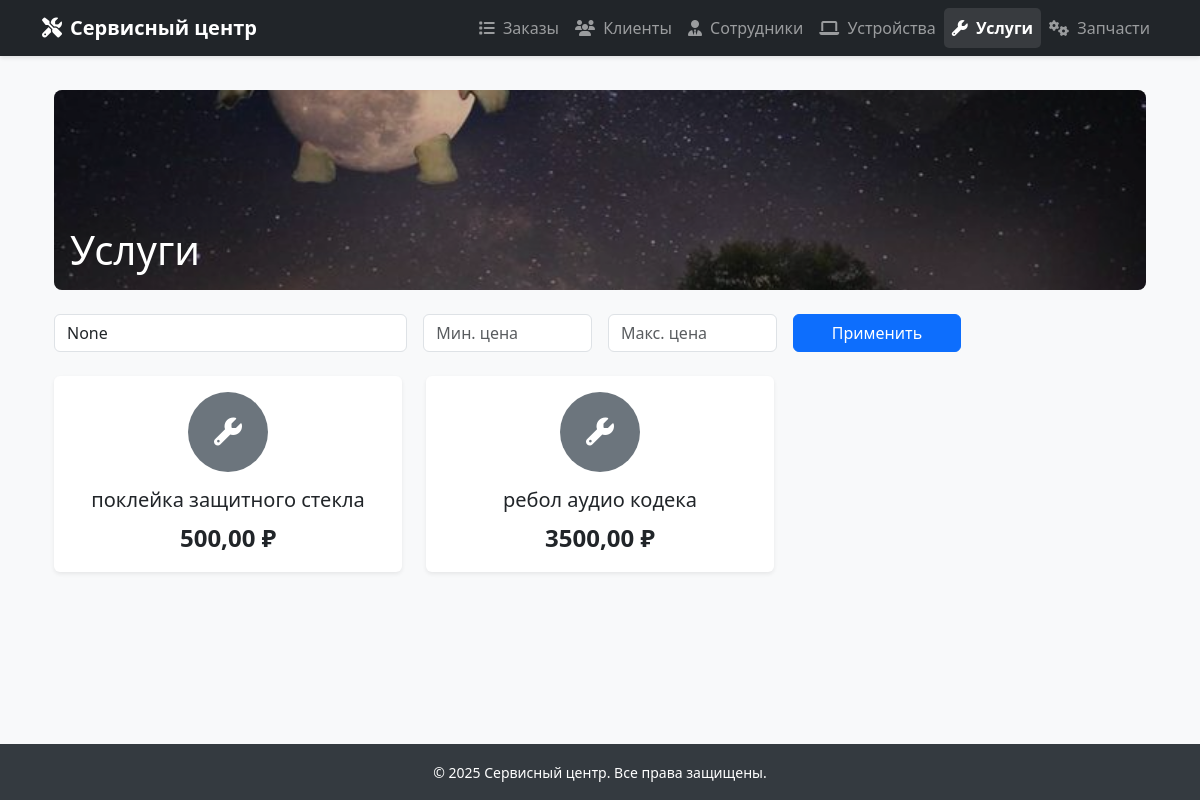
/services/, run on an earlier commit of the app's database.
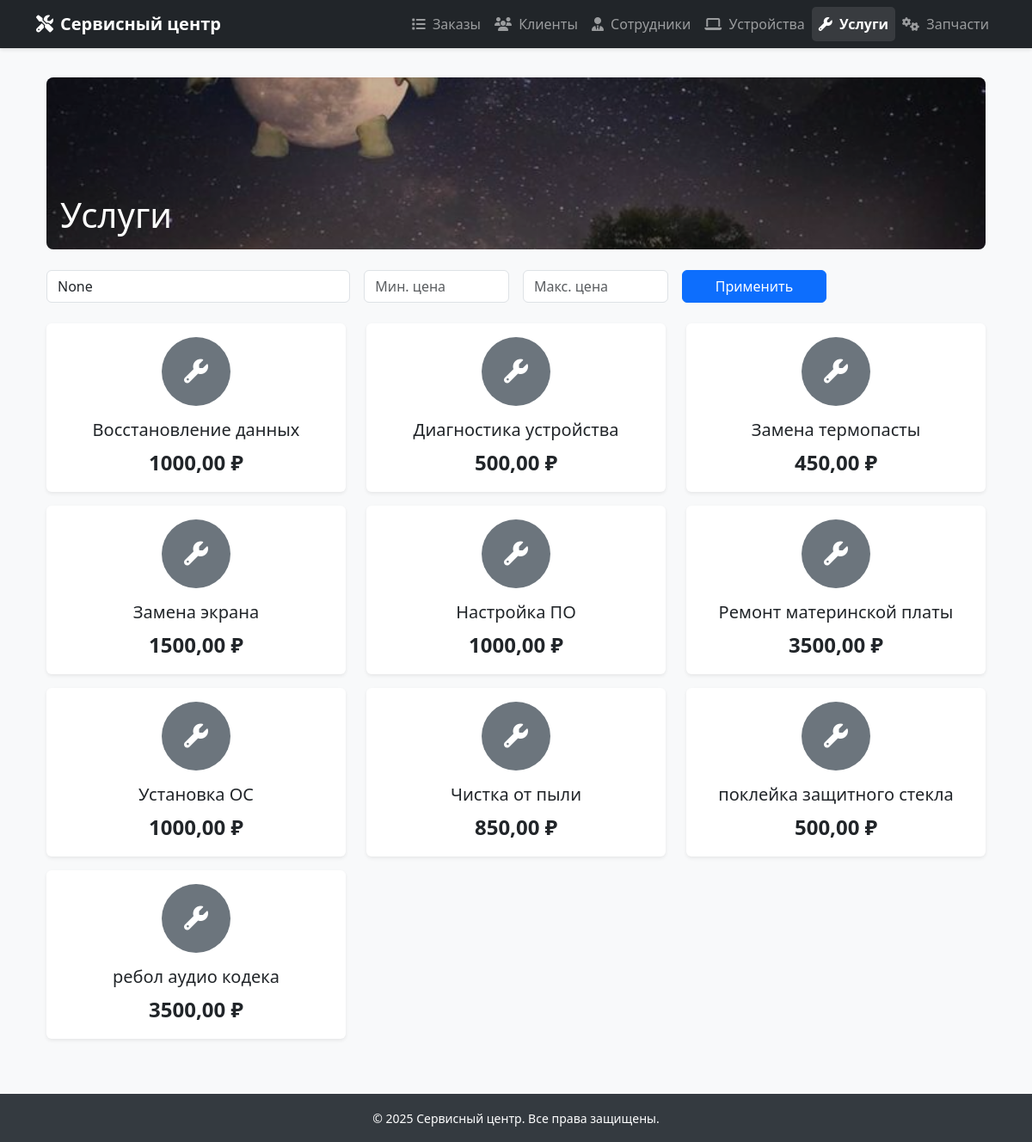
And on a later commit of the database.
### SAMserv/models.py (models this page shows, shortened)
class Service(models.Model):
    service_name = models.CharField('Услуга', max_length=100)
    service_cost = models.DecimalField('Цена', max_digits=10, decimal_places=2)

### SAMserv/views.py (the view)
# urls.py: path('services/', views.service_list, name='service-list'),
def service_list(request):
    query = request.GET.get('q')
    min_price = request.GET.get('min_price')
    max_price = request.GET.get('max_price')
    services = Service.objects.all().order_by('service_name')
    if query:
        services = services.annotate(
            service_name_lower=Lower('service_name')
        ).filter(
            service_name_lower__contains=query.lower()
        )
    if min_price:
        try:
            min_price = float(min_price)
            services = services.filter(service_cost__gte=min_price)
        except (ValueError, TypeError):
            pass
    if max_price:
        try:
            max_price = float(max_price)
            services = services.filter(service_cost__lte=max_price)
        except (ValueError, TypeError):
            pass
    return render(request, 'services/service_list.html', {
        'services': services,
        'query': query,
        'min_price': min_price,
        'max_price': max_price,
    })

### SAMserv/templates/services/service_list.html (shortened to what this page needs)
{% extends 'base.html' %}
{% load static %}
{% block content %}
<div class="container">
    <div class="position-relative mb-4" style="height: 200px; overflow: hidden; border-radius: 8px;">
        <img src="{% static 'SAMserv/images/services_bg.jpg' %}"
             class="w-100 h-100"
             style="object-fit: cover;"
             alt="Услуги">
        <div class="position-absolute top-0 start-0 w-100 h-100 bg-dark bg-opacity-25"></div>
        <div class="position-absolute bottom-0 start-0 text-white p-3">
            <h1 class="mb-0">Услуги</h1>
        </div>
    </div>
    <form method="get" class="mb-4">
        <div class="row g-3">
            <div class="col-md-4">
                <input type="text" name="q" class="form-control" placeholder="Поиск по названию услуги" value="{{ query }}">
            </div>
            <div class="col-md-2">
                <input type="number" name="min_price" class="form-control" placeholder="Мин. цена" value="{{ min_price }}">
            </div>
            <div class="col-md-2">
                <input type="number" name="max_price" class="form-control" placeholder="Макс. цена" value="{{ max_price }}">
            </div>
            <div class="col-md-2">
                <button type="submit" class="btn btn-primary w-100">Применить</button>
            </div>
        </div>
    </form>
    <div class="row">
        {% for s in services %}
        <div class="col-md-6 col-lg-4 mb-3">
            <div class="card h-100 border-0 shadow-sm">
                <div class="card-body text-center">
                    <div class="bg-secondary rounded-circle mx-auto mb-3 d-flex align-items-center justify-content-center" style="width: 80px; height: 80px;">
                        {% if s.service_name == 'Поклейка защитного стекла' %}
                            <i class="fas fa-shield-alt text-white fs-3"></i>
                        {% elif s.service_name == 'Ребол аудио кодека' %}
                            <i class="fas fa-headphones text-white fs-3"></i>
                        {% else %}
                            <i class="fas fa-wrench text-white fs-3"></i>
                        {% endif %}
                    </div>
                    <h5 class="card-title text-dark" style="font-weight: 500;">{{ s.service_name }}</h5>
                    <p class="card-text fs-4 text-dark fw-bold" style="font-weight: 600;">{{ s.service_cost }} ₽</p>
                </div>
            </div>
        </div>
        {% empty %}
        <div class="col-12">
            <div class="alert alert-info text-center">Нет услуг в базе данных</div>
        </div>
        {% endfor %}
    </div>
</div>
{% endblock %}

What changed in the data, as far as the page shows it:
added Service: service_name "Восстановление данных", service_cost "1000,00"
added Service: service_name "Диагностика устройства", service_cost "500,00"
added Service: service_name "Замена термопасты", service_cost "450,00"
added Service: service_name "Замена экрана", service_cost "1500,00"
added Service: service_name "Настройка ПО", service_cost "1000,00"
added Service: service_name "Ремонт материнской платы", service_cost "3500,00"
added Service: service_name "Установка ОС", service_cost "1000,00"
added Service: service_name "Чистка от пыли", service_cost "850,00"
